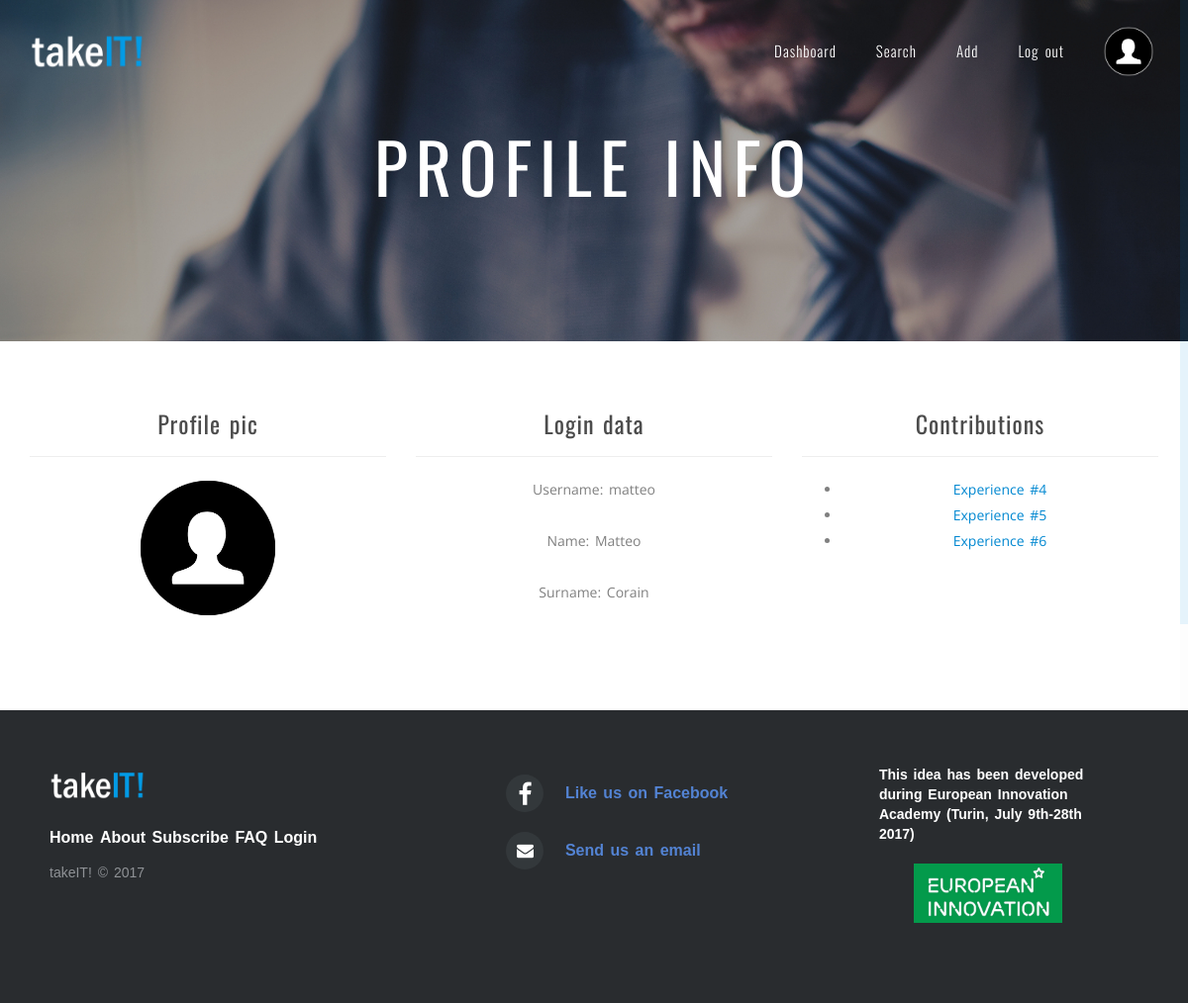
The page /app/profile.php (signed in) on the database its author committed.
### tables this page shows
CREATE TABLE `user` (
  `User` varchar(50) NOT NULL,
  `Mail` varchar(50) NOT NULL,
  `Name` varchar(50) NOT NULL,
  `Surname` varchar(50) NOT NULL,
  `Password` varchar(50) NOT NULL,
  `Mentor` varchar(50) DEFAULT NULL,
  `Age` int(11) NOT NULL,
  `University` varchar(50) NOT NULL,
  `Sector` varchar(50) NOT NULL,
  `Motivation` varchar(3000) NOT NULL
);

### app/profile.php (the view, shortened to what this page needs)
<?php
  $db = db_connect();
  $info = $db->query("SELECT * FROM user WHERE User = '$_SESSION[user]'")->fetch_array();
  $contrib_query = $db->query("SELECT id FROM experience WHERE User = '$_SESSION[user]'");
  $contributions = array();
  while ($row = $contrib_query->fetch_array())
    $contributions[] = $row[0];
?>
<!DOCTYPE html>
<html lang="en">
<head>
  <link href="../css/bootstrap.min.css" rel="stylesheet">
  <link href="../css/font-awesome.min.css" rel="stylesheet">
  <link href="../css/owl.theme.css" rel="stylesheet">
  <link href="../css/owl.carousel.css" rel="stylesheet">
  <link href="../css/owl.transitions.css" rel="stylesheet">
  <link href="../css/style.css" rel="stylesheet">
  <link href="../css/footer.css" rel="stylesheet">
  <link href="../css/own.css" rel="stylesheet">
</head>
<body data-spy="scroll" data-target=".main-nav">
  <header class="st-navbar">
    <nav class="navbar navbar-default navbar-fixed-top clearfix" role="navigation">
      <div class="container">
        <div class="navbar-header">
          <a class="navbar-brand" href="../"><img src="../photos/logo_white.png" alt="" class="img-responsive"></a>
        </div>
        <div class="collapse navbar-collapse main-nav" id="sept-main-nav">
          <ul class="nav navbar-nav navbar-right">
            <li><a class="nav-item-href" href="./index.php">Dashboard</a></li>
            <li><a class="nav-item-href" href="./search.php">Search</a></li>
            <li><a class="nav-item-href" href="./add.php">Add</a></li>
            <li><a class="nav-item-href" href="../">Log out</a></li>
            <li><a href="" class="profile-img-href"><img src="../photos/profile.png" style="height: 50px;"/></a></li>
          </ul>
        </div>
      </div>
    </nav>
  </header>
  <section class="home midhome" id="home" data-stellar-background-ratio="0.4">
    <div class="container">
      <div class="row">
        <div class="col-md-12">
            <div class="hero-txt">
              <h2 class="hero-title">Profile info</h2>
            </div>
        </div>
      </div>
    </div>
  </section>
  <section class="content">
    <div class="container">
      <div class="row">
        <div class="col-md-4">
          <div class="center">
            <h3>Profile pic</h3>
            <hr>
            <img src="../photos/profile.png" style="width: 40%;">
          </div>
        </div>
        <div class="col-md-4">
          <div class="center">
            <h3>Login data</h3>
            <hr>
            <p>Username: <?php echo $info["User"]; ?></p>
            <p>Name: <?php echo $info["Name"]; ?></p>
            <p>Surname: <?php echo $info["Surname"]; ?></p>
          </div>
        </div>
        <div class="col-md-4">
          <div class="center">
            <h3>Contributions</h3>
            <hr>
            <?php
              if (count($contributions) == 0)
                echo "<p class=\"center\">No contributions yet!</p>";
              else {
                echo "<ul>";
                foreach ($contributions as $id)
                  echo "<li><a href=\"view.php?id=$id\">Experience #$id</a></li>";
                echo "</ul>";
              }
            ?>
          </div>
        </div>
      </div>
    </div>
  </section>
  <footer class="footer-distributed">
    <div class="footer-left">
      <img src="../photos/logo_white.png" alt="takeIT!" style="width: 100px;">
      <div class="footer-links">
        <ul>
          <li><a href="../">Home</a></li>
          <li><a href="../#about">About</a></li>
          <li><a href="../#subscribe">Subscribe</a></li>
          <li><a href="../#faq">FAQ</a></li>
          <li><a href="../login.php">Login</a></li>
        </ul>
      </div>
      <p class="footer-company-name">takeIT! &copy; 2017</p>
    </div>
    <div class="footer-center">
      <div>
        <i class="fa fa-facebook"></i>
        <p><a href="https://www.facebook.com/TakeItofficial">Like us on Facebook</a></p>
      </div>
      <div>
        <i class="fa fa-envelope"></i>
        <p><a href="mailto:eiatakeit@gmail.com">Send us an email</a></p>
      </div>
    </div>
    <div class="footer-right">
      <p class="footer-company-about">
        <span>This idea has been developed during European Innovation Academy (Turin, July 9th-28th 2017)</span>
        <div style="text-align: center;"><img src="../photos/eia_logo.png" alt="EIA" style="height: 60px;"></div>
      </p>
    </div>
  </footer>
</body>
</html>

### css/style.css (style rules this page uses)
body { font-family: "Open Sans"; color: #808080; font-weight: 400; font-size: 14px; line-height: 26px; word-spacing: 2px; -webkit-font-smoothing: antialiased; }
p { margin-bottom: 26px; }
a { color: #0288d1; text-decoration: none !important; -webkit-transition: color 0.3s; transition: color 0.3s; }
h1, h2, h3, h4, h5, h6 { font-family: "Oswald"; color: #4c4c4c; letter-spacing: 1px; font-weight: 400; }
.img-responsive { display: inline-block; *display: inline; *zoom: 1; }
.home { background-image: url(../images/hero-img9.jpg); background-position: top center; background-attachment: fixed; background-repeat: no-repeat; background-size: cover; background-color: #000; padding: 100px 0; position: relative }
.home .hero-txt { color: #fff; text-align: center; }
.home .hero-txt .hero-title { font-family: "Oswald"; color: #fff; text-transform: uppercase; font-size: 70px; line-height: 85px; font-weight: 400; letter-spacing: 8px; word-spacing: 4px; margin-bottom: 15px; margin-top: 5px; padding: 20px 10px; }
.navbar-default { background-color: transparent; border-width: 0; margin-bottom: 0 !important; height: 102px; -webkit-transition: background-color 0.3s, height 0.3s; transition: background-color 0.3s, height 0.3s; }
.navbar-brand { height: auto; padding: 27px 15px; -webkit-transition: padding 0.3s; transition: padding 0.3s; }
.navbar-brand img { height: 48px; -webkit-transition: height 0.3s; transition: height 0.3s; }
.navbar-nav > li > a { font-family: "Oswald"; font-size: 15px; font-weight: 300; letter-spacing: 1px; padding-left: 20px; padding-right: 20px; color: #fff; -webkit-transition: color 0.3s, background-color 0.3s, padding 0.3s; transition: color 0.3s, background-color 0.3s, padding 0.3s; }
.navbar-default .navbar-nav > li > a { color: #fff; }
@media (min-width: 768px) { .navbar-nav > li > a { padding-top: 41px; padding-bottom: 41px; } }

### css/footer.css (style rules this page uses)
.footer-distributed { background-color: #292c2f; box-shadow: 0 1px 1px 0 rgba(0, 0, 0, 0.12); box-sizing: border-box; width: 100%; text-align: left; font: bold 16px sans-serif; padding: 55px 50px; margin-top: 80px; }
.footer-distributed .footer-left, .footer-distributed .footer-center, .footer-distributed .footer-right { display: inline-block; vertical-align: top; }
.footer-distributed .footer-left { width: 40%; }
.footer-distributed .footer-links { color: #ffffff; margin: 20px 0 12px; padding: 0; }
.footer-distributed .footer-links a { display:inline-block; line-height: 1.8; text-decoration: none; color: inherit; }
.footer-distributed .footer-company-name { color: #8f9296; font-size: 14px; font-weight: normal; margin: 0; }
.footer-distributed .footer-center { width: 35%; }
.footer-distributed .footer-center i { background-color: #33383b; color: #ffffff; font-size: 25px; width: 38px; height: 38px; border-radius: 50%; text-align: center; line-height: 42px; margin: 10px 15px; vertical-align: middle; }
.footer-distributed .footer-center i.fa-envelope { font-size: 17px; line-height: 38px; }
.footer-distributed .footer-center p { display: inline-block; color: #ffffff; vertical-align: middle; margin:0; }
.footer-distributed .footer-center p a { color: #5383d3; text-decoration: none;; }
.footer-distributed .footer-right { width: 20%; }
.footer-distributed .footer-company-about { line-height: 20px; color: #92999f; font-size: 13px; font-weight: normal; margin: 0; }
.footer-distributed .footer-company-about span { display: block; color: #ffffff; font-size: 14px; font-weight: bold; margin-bottom: 20px; }

### css/own.css (style rules this page uses)
html, body { height: 100%; }
.home { background-image: url(../photos/bg-home-overlay.jpg); display: flex; align-items: center; }
.footer-links ul { padding: 0px; list-style-type: none; }
.footer-links ul li { display: inline-block; }
.content { padding-top: 50px; }
.center { text-align: center; }
@media (min-width: 768px) { .navbar-nav > li > a.nav-item-href { padding-top: 41px; } }
@media (min-width: 768px) { .navbar-nav > li > a.profile-img-href { padding-top:27px; height: 102px; } }

### rows shown on the page
user: User "matteo", Name "Matteo", Surname "Corain"

### other values the page prints
$id "4"
$id "5"
$id "6"
